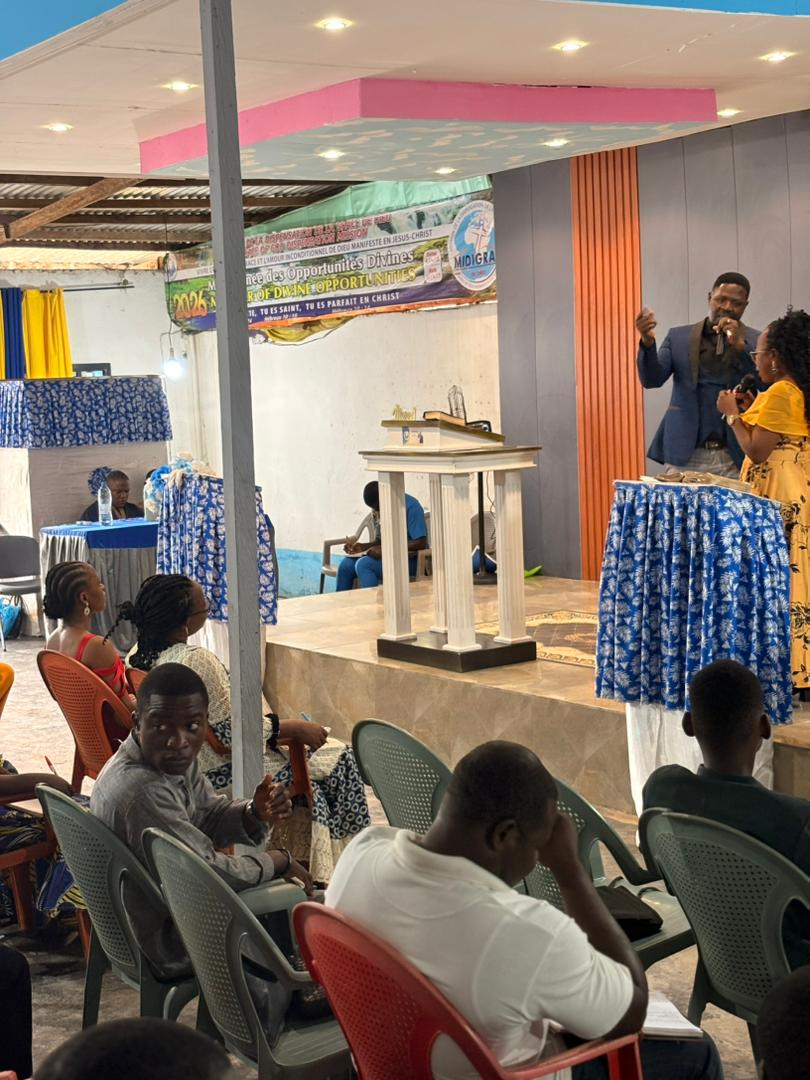
#> input picture styles/eglise-3d/photos-eglise/eglise-1.jpg, 810 x 1080 px
$ python -i render.py   (imports and definitions only)
#> lines starting #> are read from the running program, lines starting #| are printed output that depends on the picture; after the words box and inside, x2 and y2 are one past the last pixel; in counts of white or black regions, pixels touching at a corner belong together
#!/usr/bin/env python3
"""Moteur de rendu « Le pardon divin » ép. 1 — v3.
Usage: render.py timeline.json fmt(youtube|tiktok) t_start t_end out.mp4
Écrit des images brutes vers ffmpeg (vidéo seule)."""
import json, sys, math, subprocess, collections, os, re
import numpy as np, cv2
from PIL import Image, ImageDraw, ImageFont, ImageFilter

FPS = 30
REPO = "/home/user/MIDIGRAD-content-"
WORK = os.path.dirname(os.path.abspath(__file__))
FONT_SUB = WORK + "/fonts/Nunito-Black.ttf"
FONT_REF = WORK + "/fonts/Cinzel-Bold.ttf"
FONT_VERSE = WORK + "/fonts/Garamond-Medium.ttf"
GOLD = (212, 175, 55)

# [1 line not run here, left out]
FMT = sys.argv[2]
T0, T1 = float(sys.argv[3]), float(sys.argv[4])
OUT = sys.argv[5]
W, H = (1920, 1080) if FMT == "youtube" else (1080, 1920)

# ---------------------------------------------------------------- frames
class Clips:
    def __init__(self, keep=7):
#> further down, picture is the input picture: shape (1080, 810, 3); mean B, G, R 106.7, 117.7, 133
        self.cache = collections.OrderedDict(); self.keep = keep
    # [15 lines left out: functions load, get, not called in this run]
CL = Clips()

def ease(u): return 0.5 - 0.5 * math.cos(math.pi * max(0, min(1, u)))

# [14 lines left out: function frame_from, not called in this run]

# ---------------------------------------------------------------- grades
def lut(r, g, b):
    return np.dstack([np.clip(np.arange(256) * k + o, 0, 255) for k, o in (b, g, r)]).astype(np.uint8)[0]
GRADES = {
    "none": None,
    "eden": dict(sat=1.10, rgb=((1.04, 6), (1.01, 3), (0.95, -2)), con=1.03),
    "divin": dict(sat=1.05, rgb=((1.05, 10), (1.03, 6), (0.93, 0)), con=1.0),
    "chute": dict(sat=0.78, rgb=((0.94, -2), (0.98, 0), (1.06, 6)), con=1.06),
    "nuit": dict(sat=0.85, rgb=((0.92, -4), (0.97, -2), (1.08, 8)), con=1.05),
    "desert": dict(sat=0.9, rgb=((1.0, 2), (0.99, 0), (0.98, 0)), con=1.04),
    "dore": dict(sat=1.05, rgb=((1.06, 12), (1.03, 6), (0.90, -4)), con=1.02),
    "espace": dict(sat=0.95, rgb=((1.05, 8), (1.0, 2), (0.92, 0)), con=1.0),
    "rewind": dict(sat=0.25, rgb=((1.05, 10), (1.0, 4), (0.9, -4)), con=1.1),
}
_lut_cache = {}
# [17 lines left out: function grade, not called in this run]

# ---------------------------------------------------------------- effets
def blur_blood(img):
    hsv = cv2.cvtColor(img, cv2.COLOR_BGR2HSV)
#> hsv: shape (1080, 810, 3); mean H, S, V 39, 73.2, 139.1
    h, s, v = cv2.split(hsv)
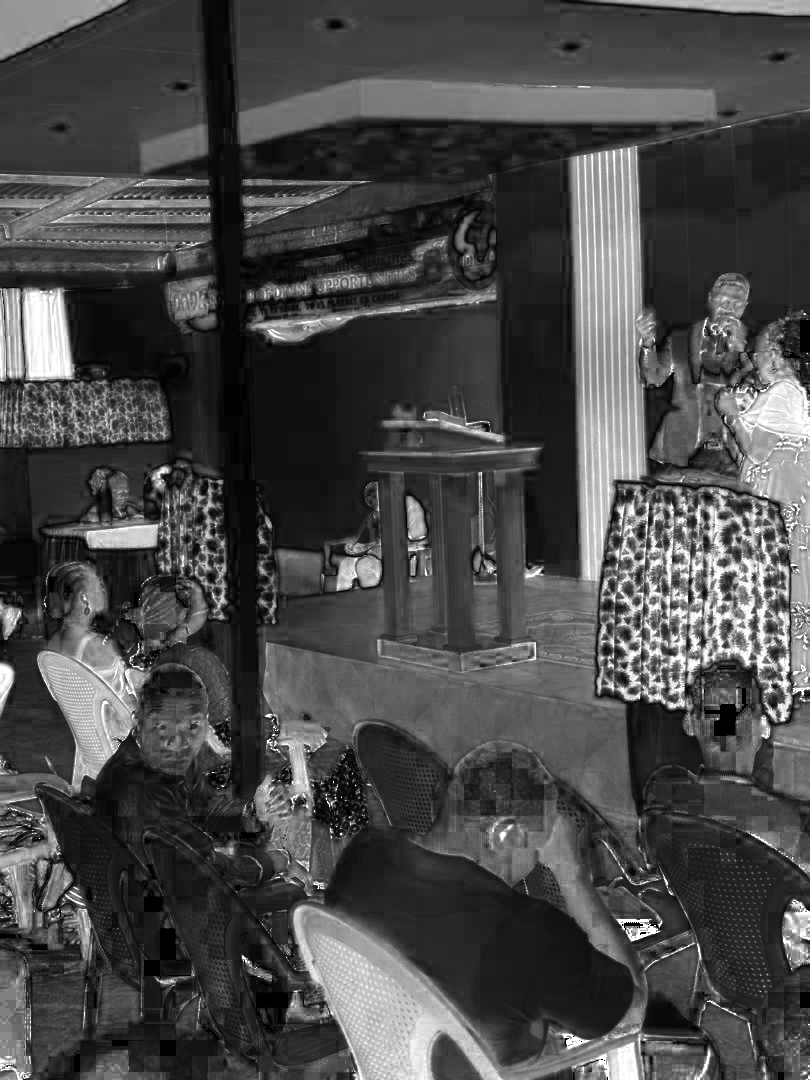
#> s: shape (1080, 810); min 0, max 255, mean 73.2
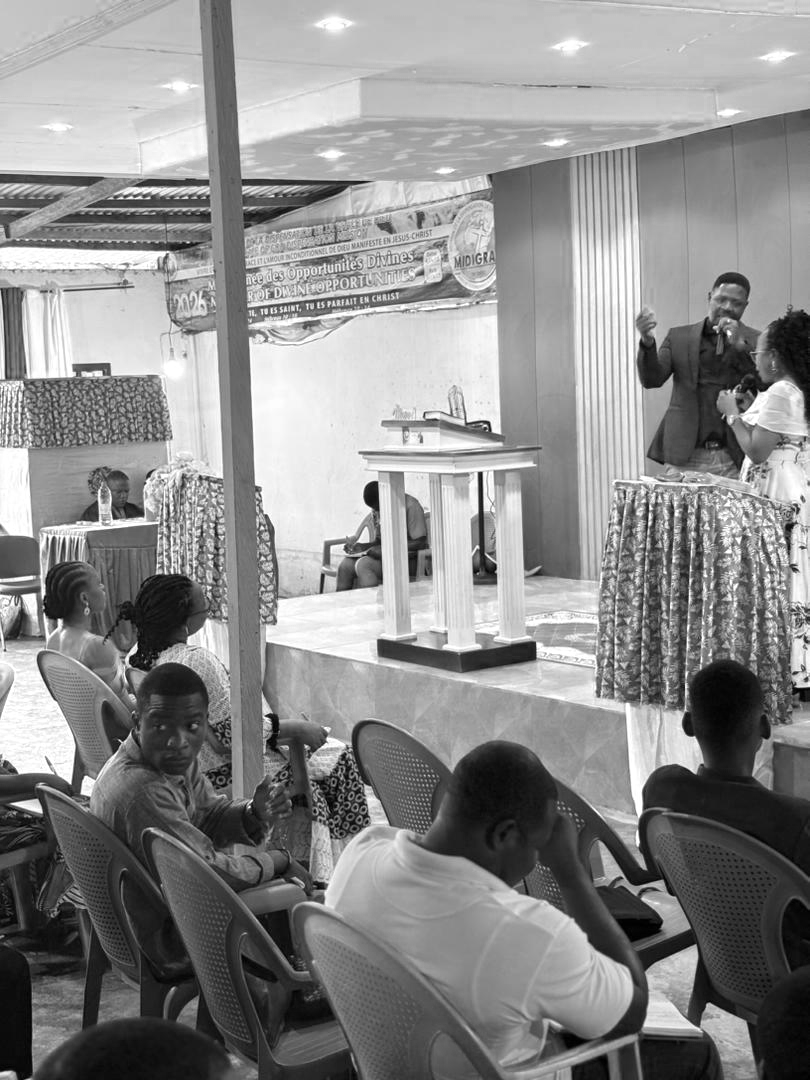
#> v: shape (1080, 810); min 0, max 255, mean 139.1
    m = (((h < 12) | (h > 165)) & (s > 80) & (v > 35) & (v < 235)).astype(np.uint8) * 255
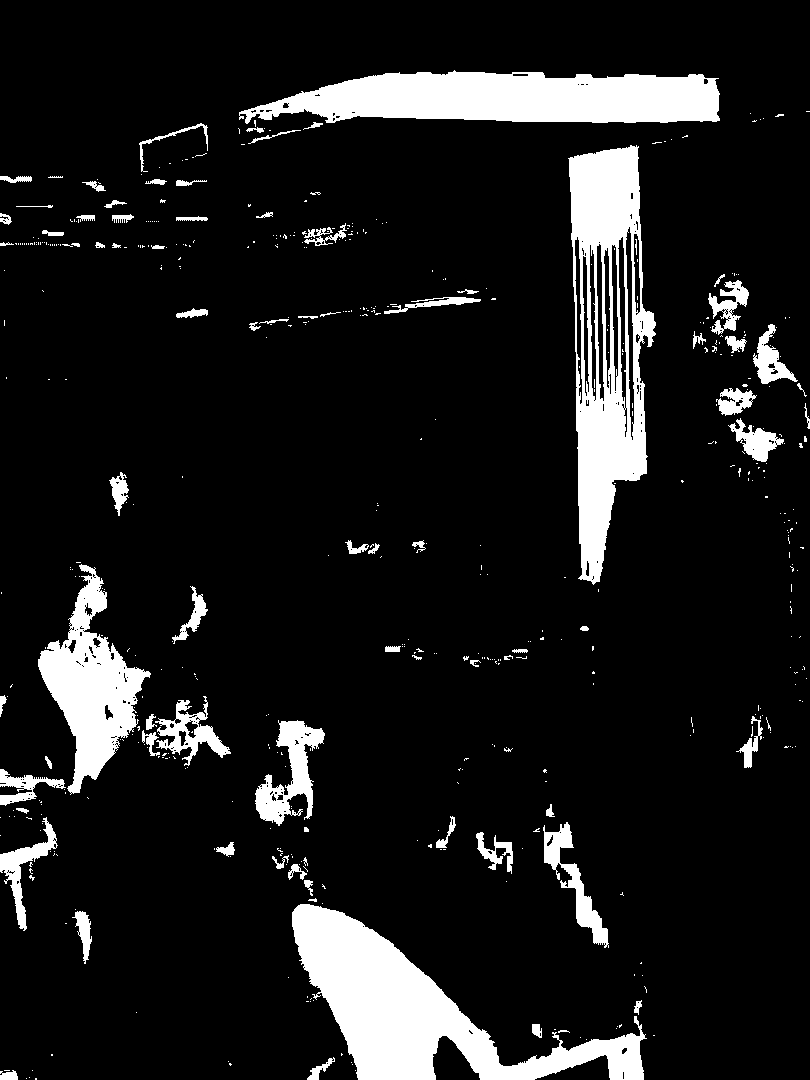
#> m: shape (1080, 810); 10.9% white; 535 white regions (453 under 20 px), largest, box (x1, y1, x2, y2) and area: (292, 904, 647, 1080) 22586, (568, 145, 656, 585) 20147, (239, 70, 720, 124) 19041
    m = cv2.morphologyEx(m, cv2.MORPH_OPEN, np.ones((3, 3), np.uint8))
#> m: shape (1080, 810); 10.2% white; 146 white regions (48 under 20 px), largest, box (x1, y1, x2, y2) and area: (292, 904, 645, 1080) 22412, (569, 146, 656, 584) 19180, (241, 71, 720, 123) 18932
    k = max(9, img.shape[1] // 40) | 1
#> k = 21
    m = cv2.dilate(m, np.ones((k, k), np.uint8))
#> m: shape (1080, 810); 24.4% white; 35 white regions, largest, box (x1, y1, x2, y2) and area: (267, 854, 655, 1080) 37836, (559, 136, 666, 594) 36647, (0, 555, 240, 939) 33185
    m = cv2.GaussianBlur(m, (k * 2 + 1, k * 2 + 1), 0).astype(np.float32)[..., None] / 255
#> m: shape (1080, 810, 1) float32
    small = cv2.resize(img, (img.shape[1] // 12, img.shape[0] // 12), interpolation=cv2.INTER_AREA)
    bl = cv2.resize(cv2.GaussianBlur(small, (0, 0), 3), (img.shape[1], img.shape[0]), interpolation=cv2.INTER_LINEAR)
    g = cv2.cvtColor(bl, cv2.COLOR_BGR2GRAY)[..., None].astype(np.float32)
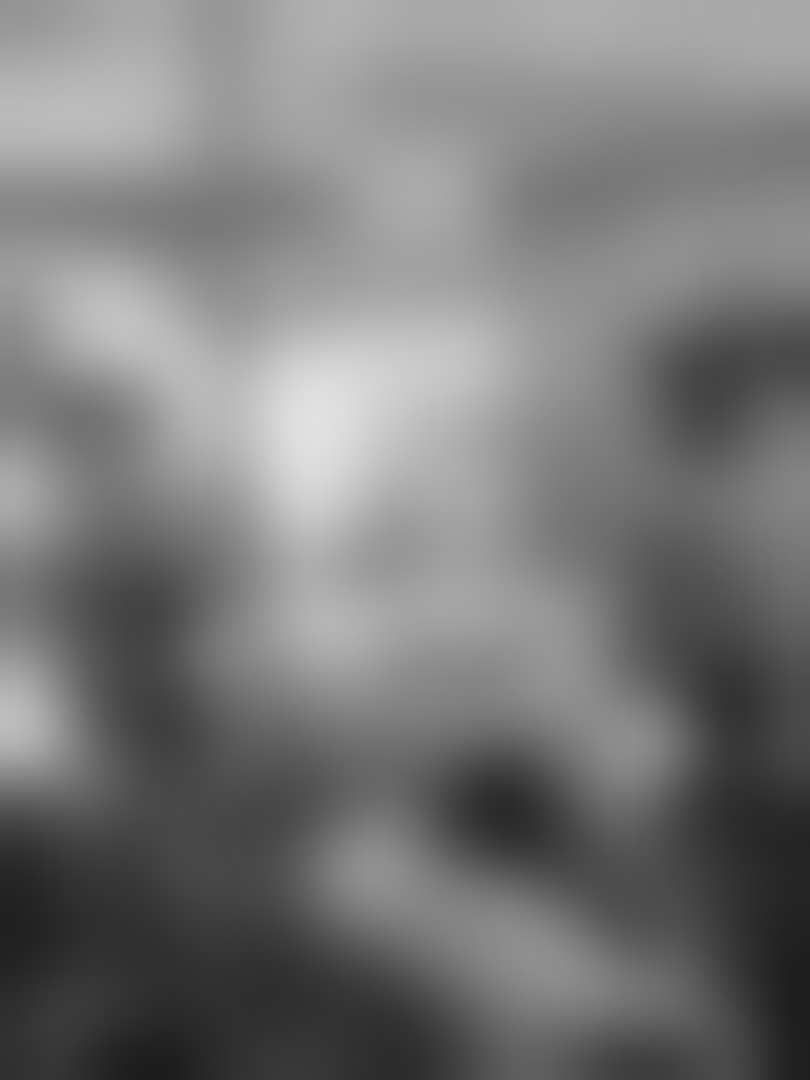
#> g: shape (1080, 810, 1) float32; min 28, max 225, mean 121.1
    bl = (g * 0.75 + bl.astype(np.float32) * 0.25)  # désaturé : plus de rouge vif
    return np.clip(img * (1 - m) + bl * m, 0, 255).astype(np.uint8)
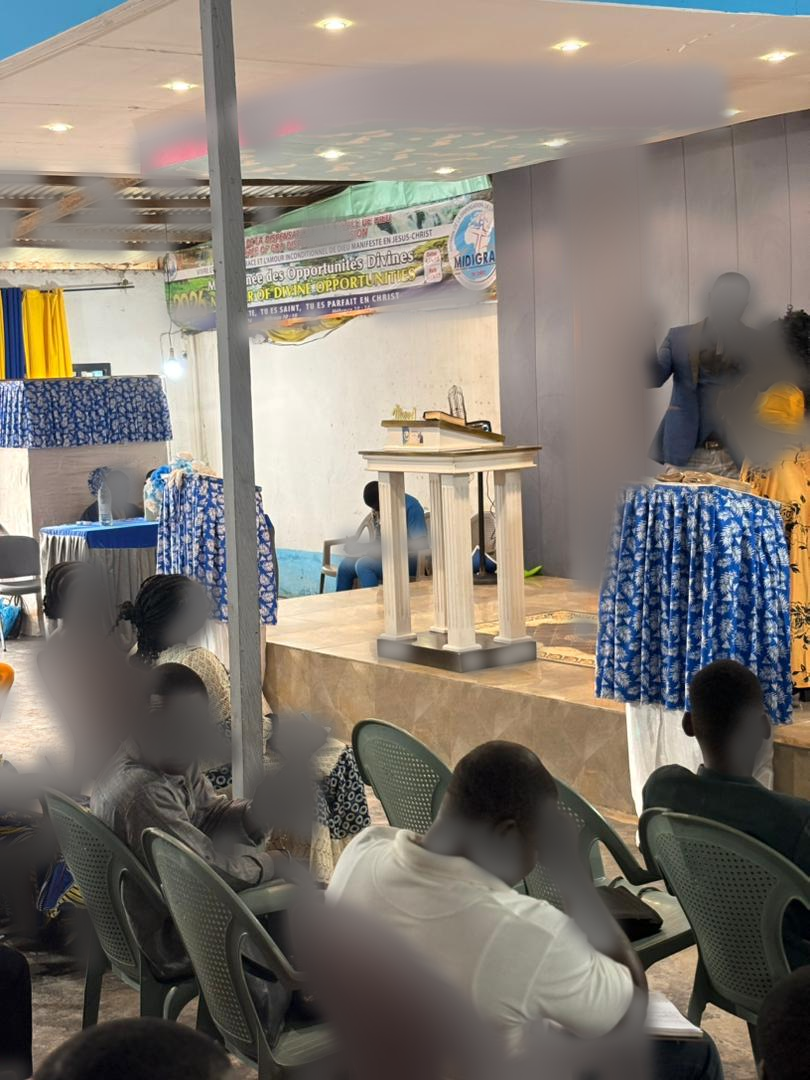
#> returned value: shape (1080, 810, 3); mean of channels 0, 1, 2 113.2, 121.9, 129.3; drawn as B, G, R

# [55 lines left out: functions particles, rain, falling_leaves, speed_lines, vignette, not called in this run]
_vig = {}

# ---------------------------------------------------------------- texte
_txt = {}
# [42 lines left out: functions text_img, paste, bounce, not called in this run]

# --------------------------------------------- cartes de versets (parchemin)
_card = {}
# [56 lines left out: function card_img, not called in this run]

# -------------------------------------------------------- médaillon
_med = {}
# [55 lines left out: functions medallion_assets, apostle_src, draw_medallion, not called in this run]

# --------------------------------------------------------- spéciaux
_logo = None
# [117 lines left out: functions logo_rgba, logo_scene, end_card, piece_frame, not called in this run]

# [1 line that did not run here, left out]
# [33 lines left out: function story_frame, not called in this run]

def active(lst, t):
    return [x for x in lst if x["t0"] <= t < x["t1"]]

# [79 lines left out: functions render, main, not called in this run]

# [2 lines not run here, left out]

>>> import cv2
>>> picture = cv2.imread('../../styles/eglise-3d/photos-eglise/eglise-1.jpg')
>>> result = blur_blood(picture)
